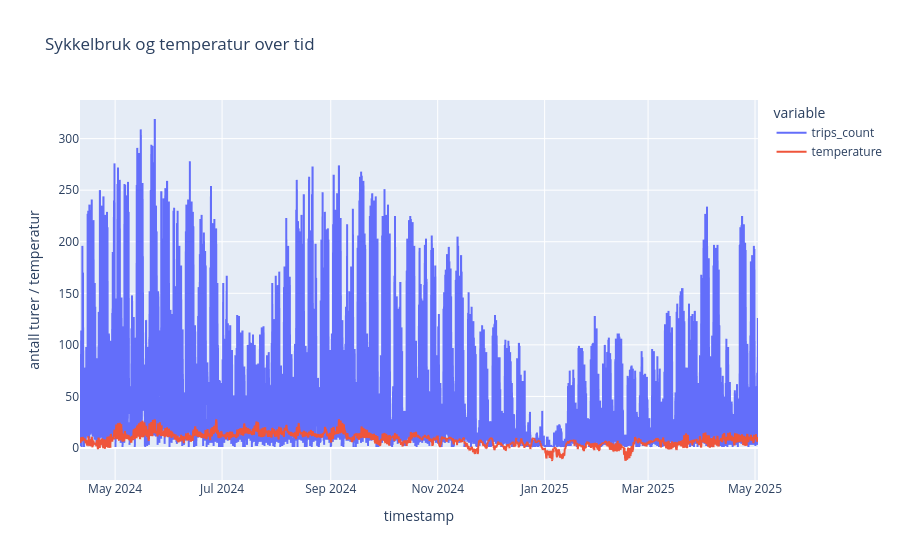

The cell this chart's notebook holds for it:
### Code cell
# visualiserer sykkelbruk og temperatur over tid via lineplot
fig = px.line(merged_df, x="timestamp", y=["trips_count", "temperature"],
              title="Sykkelbruk og temperatur over tid")
fig.update_layout(yaxis_title="antall turer / temperatur")
fig.show()

### Figure 1 — Plotly figure (JSON) as saved in the notebook; plotly's stock layout.template omitted (floating-point values rounded to 4 significant figures; data arrays with more than 128 entries replaced by an {"elided": "..."} marker saying what was removed)
{"data": [{"hovertemplate": "variable=trips_count<br>timestamp=%{x}<br>value=%{y}<extra></extra>", "legendgroup": "trips_count", "line": {"color": "#636efa", "dash": "solid"}, "marker": {"symbol": "circle"}, "mode": "lines", "name": "trips_count", "showlegend": true, "type": "scattergl", "x": {"elided": "9284 str values"}, "xaxis": "x", "y": {"elided": "9284 float values"}, "yaxis": "y"}, {"hovertemplate": "variable=temperature<br>timestamp=%{x}<br>value=%{y}<extra></extra>", "legendgroup": "temperature", "line": {"color": "#EF553B", "dash": "solid"}, "marker": {"symbol": "circle"}, "mode": "lines", "name": "temperature", "showlegend": true, "type": "scattergl", "x": {"elided": "9284 str values"}, "xaxis": "x", "y": {"elided": "9284 float values"}, "yaxis": "y"}], "layout": {"legend": {"title": {"text": "variable"}, "tracegroupgap": 0}, "title": {"text": "Sykkelbruk og temperatur over tid"}, "xaxis": {"anchor": "y", "domain": [0, 1], "title": {"text": "timestamp"}}, "yaxis": {"anchor": "x", "domain": [0, 1], "title": {"text": "antall turer / temperatur"}}}}
